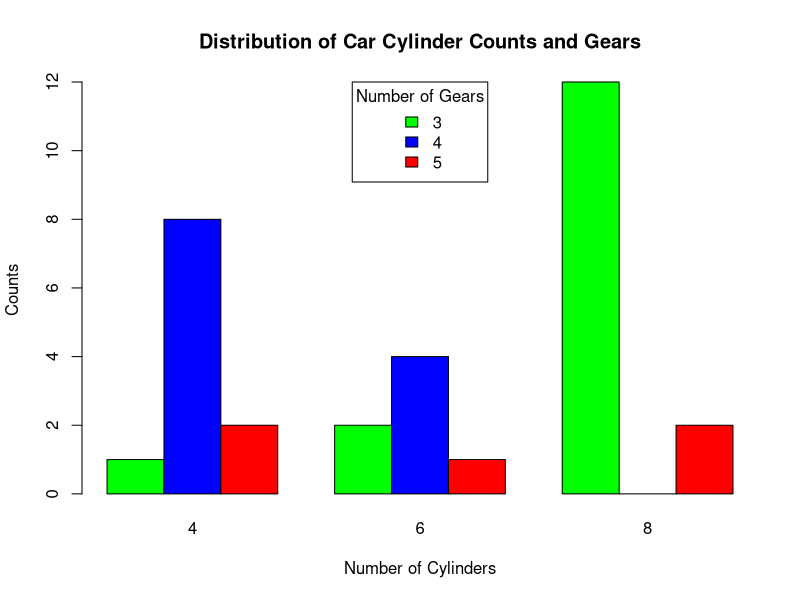

Generate this figure with R:
# Brett Waugh
# 4 October 2017
# Shows relationship between the number of cylinders a car has and its
# miles-per-gallon (mpg) amount. 

# Gets the car information and 
cars <- mtcars[order(mtcars$mpg),]

# Groups the cars into categories by color. 
cars$cyl <- factor(cars$cyl) # Grouping variable must be a factor. 
cars$color[cars$cyl==4] <-"red"
cars$color[cars$cyl==6] <-"blue"
cars$color[cars$cyl==8] <-"darkgreen"

# Creates a barplot of the information. 
counts <- table(mtcars$gear, mtcars$cyl)
barplot(counts, main = "Distribution of Car Cylinder Counts and Gears",
        xlab = "Number of Cylinders", ylab="Counts",
        col=c("green", "blue", "red"),
        legend = rownames(counts), beside=TRUE,
        args.legend = list(x="top", title = "Number of Gears"))